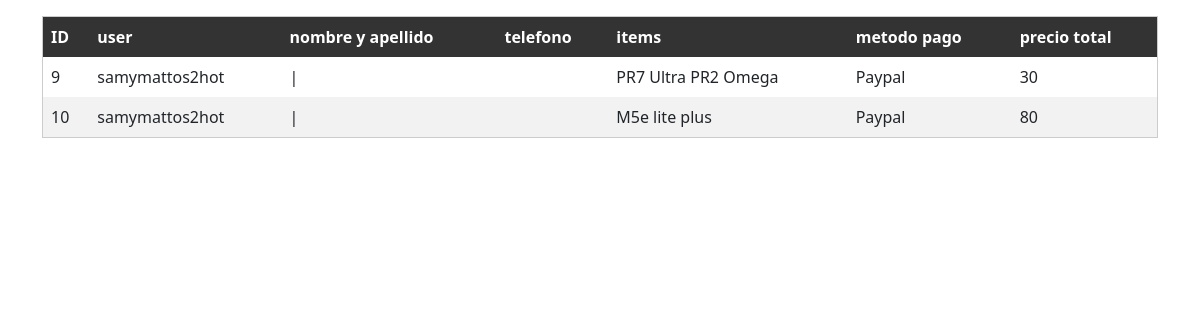
Screenshot of /users/AdminOrderList/ (signed in) with the database file from the repository.
### orders/models.py (models this page shows)
class Orders(models.Model):
    OrderID = models.AutoField(verbose_name='OrderID', primary_key=True)
    User =models.ForeignKey(settings.AUTH_USER_MODEL, to_field='UserID', on_delete=models.CASCADE)
    User_email = models.EmailField(verbose_name='User_email', max_length=60, null=True)
    Direccion = models.CharField(verbose_name='Direccion', max_length=60)
    MetodoPago = models.CharField(verbose_name='MetodoPago', default='PayPal', max_length=30)
    Items = models.ManyToManyField(CartItems)
    PrecioTotal = models.IntegerField(verbose_name="Precio Compra")

### users/models.py (models this page shows, shortened)
class Usuario(AbstractBaseUser, PermissionsMixin):
    ROL = (
        ('ADMINISTRADOR', 'Admin'),
        ('VENDEDOR', 'Seller'),
        ('CLIENTE', 'Cliente'),
    )
    UserID = models.AutoField(verbose_name='UserID', primary_key=True)
    email = models.EmailField(verbose_name='Email', max_length=60, unique=True)
    username = models.CharField(verbose_name='username', max_length=30, unique=True)
    userType = models.CharField(verbose_name='Tipo de usuario', max_length=25, choices=ROL, default='CLIENTE')
    is_active= models.BooleanField(default=False)
    is_staff=models.BooleanField(default=False)
    creado= models.DateTimeField(auto_now_add=True)
    actualizado = models.DateTimeField(auto_now=True)
    objects = ManejoDeCuentas()
    USERNAME_FIELD = 'email' # Toma el rol de nombre de usuario
    REQUIRED_FIELDS = ["username"] # Campos requeridos
    class Meta:
        verbose_name = "Cuentas"
        verbose_name_plural = "Cuentas"
    def __str__(self):
        return self.username

### cart/models.py (models this page shows, shortened)
class CartItems(models.Model):
    CartItemsID = models.AutoField(primary_key=True, verbose_name='XID')
    Cart = models.ForeignKey(
        Carrito,
        to_field='CartID',
        related_name='Carrito',
        on_delete=models.CASCADE
    )
    Item = models.ForeignKey(
        Producto,
        to_field='ProductID',
        related_name='Items',
        on_delete= models.CASCADE,
    )
    Cantidad = models.PositiveIntegerField(validators=[MinValueValidator(1)], default=1)
    fechaAgregado = models.DateTimeField(auto_now_add=True)

### Core/models.py (models this page shows, shortened)
class Producto(models.Model):
    TipoProd= [
        ("RADIO MOVIL","Movil"),
        ("RADIO PORTATIL","Portatil"),
        ("RADIO APX","APX")
    ]
    CodigosProd= [
        ("PR7","R7"),
        ("PR2","R2"),
        ("PR5","DEP550"),
        ('PR3', 'EP350'),
        ('M8e', '8500e'),
        ('M5e', '5000e'),
        ('M8', 'DGM8000'),
        ('M5', 'DEM500'),
        ('APX0', 'APX'),
        ('APX2', 'APX'),
        ('APX1', 'APX'),
    ]
    ProductID = models.AutoField(primary_key=True, verbose_name='ProductID')
    Creado_por = models.ForeignKey(
        settings.AUTH_USER_MODEL,
        on_delete=models.CASCADE,
    )
    Nombre = models.CharField(verbose_name="Nombre del producto", max_length=60)
    Cantidad = models.SmallIntegerField(verbose_name="Cantidad de producto", validators=[MinValueValidator(1)])
    Codigos= models.ForeignKey(
        CodigosProductos,
        to_field='ProductoCodigo',
        related_name='ProductCodigo',
        on_delete=models.CASCADE,
    )
    Tipo = models.ForeignKey(
        TipoProductos,
        to_field='TipoProducto',
        related_name='ProductTipo',
        on_delete=models.CASCADE,
    )
    Marca = models.CharField(verbose_name="Marca del producto", max_length=60)
    Imagen = models.ImageField(null=True, blank=True, upload_to="imagenes/")
    Precio = models.FloatField(verbose_name='Precio', null=False)
    Creado_el = models.DateTimeField(verbose_name='Fecha de creacion', auto_now_add=True)
    Modificado_el = models.DateTimeField(verbose_name='Fecha de Modificacion', auto_now_add=True)

### users/views.py (the view)
# urls.py: path('AdminOrderList/', views.ver_orders, name='AdminOrderList'),
def ver_orders(request):
    orders = Orders.objects.prefetch_related('Items__Item').all()
    contexto = {
        'Object': orders,
    }
    return render(request, 'administrador/ordersAdmin.html', contexto)

### users/templates/administrador/ordersAdmin.html (shortened to what this page needs)
{%load static%}
<!DOCTYPE html>
<html lang="en">
<head>
    <link rel="stylesheet" href="{% static 'style.css'%}">
    <link href="https://cdn.jsdelivr.net/npm/bootstrap@5.0.2/dist/css/bootstrap.min.css" rel="stylesheet">
</head>
<body>
<div class="container mt-3">
{% if user.is_authenticated %}
{% if user.userType == 'ADMINISTRADOR' %}
<table>
    <thead>
      <tr>
        <th>ID</th>
        <th>user</th>
        <th>nombre y apellido</th>
        <th>telefono</th>
        <th>items</th>
        <th>metodo pago</th>
        <th>precio total</th>
      </tr>
    </thead>
    <tbody>
      {% for A in Object %}
        <tr>
          <td>{{ A.OrderID }}</td>
          <td>{{ A.User }}</td>
          <td>{{ A.Nombre }}|{{ A.Apellido }}</td>
          <td>{{A.Telefono}}</td>
          <td>
            {% for item in A.Items.all %}
                {{ item.Item.Nombre }}
            {% endfor %}
          </td>
          <td>{{ A.MetodoPago }}</td>
          <td>{{A.PrecioTotal}}</td>
        </tr>
      {% endfor %}
    </tbody>
</table>
{%else%}
  <h1>Usted no esta permitido aqui</h1>
{% endif %}
{%else%}
  <h1>Usted no esta permitido aqui</h1>
{% endif %}
</div>
</body>
</html>

### static/style.css (style rules this page uses)
table { width: 100%; border-collapse: collapse; border: 1px solid #ccc; }
th, td { padding: 8px; text-align: left; }
th { background-color: #333; color: #fff; }
tr:nth-child(even) { background-color: #f2f2f2; }

### rows the page displays
Orders: OrderID "9", User "samymattos2hot", MetodoPago "Paypal", PrecioTotal "30"
CartItems: Item.Nombre "PR7 Ultra"
CartItems: Item.Nombre "PR2 Omega"
Orders: OrderID "10", User "samymattos2hot", MetodoPago "Paypal", PrecioTotal "80"
CartItems: Item.Nombre "M5e lite plus"
